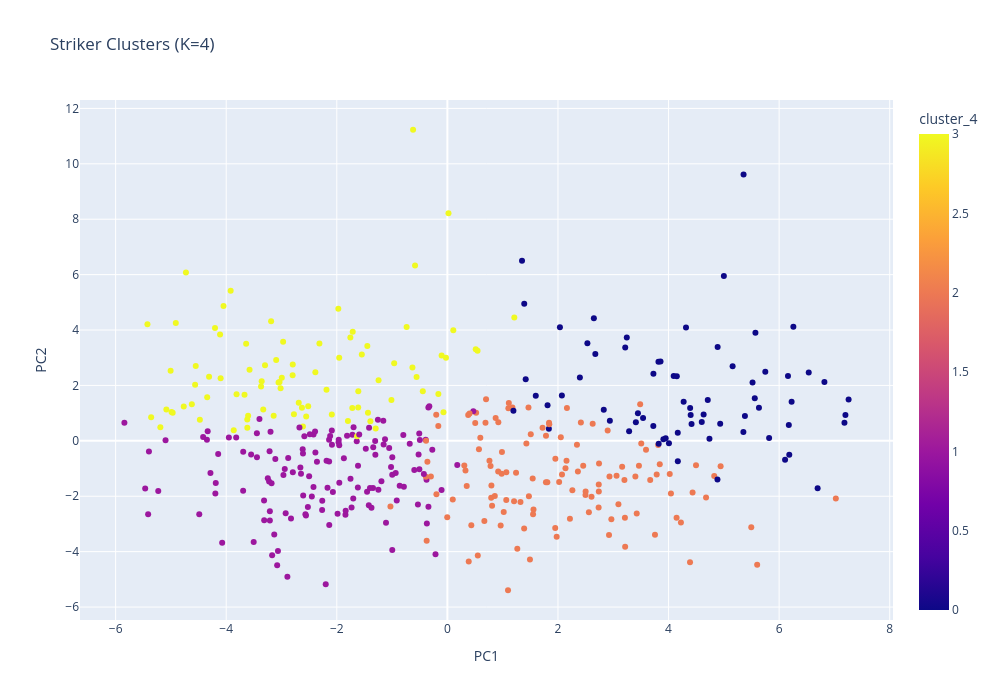

Source (notebook cell):
### Code cell
pca = PCA(n_components=2)

X_pca = pca.fit_transform(X_scaled)

df["PC1"] = X_pca[:,0]
df["PC2"] = X_pca[:,1]

fig = px.scatter(
    df,
    x="PC1",
    y="PC2",
    color="cluster_4",
    hover_name='player',         
    hover_data=['team',], 
    title="Striker Clusters (K=4)",
    width=1000,
    height=700
)

fig.show()

### Figure 1 — Plotly figure (JSON) as saved in the notebook; plotly's stock layout.template omitted (floating-point values rounded to 4 significant figures; data arrays with more than 128 entries replaced by an {"elided": "..."} marker saying what was removed)
{"data": [{"customdata": {"elided": "414x1 str values"}, "hovertemplate": "<b>%{hovertext}</b><br><br>PC1=%{x}<br>PC2=%{y}<br>team=%{customdata[0]}<br>cluster_4=%{marker.color}<extra></extra>", "hovertext": {"elided": "414 str values"}, "legendgroup": "", "marker": {"color": {"elided": "414 int values"}, "coloraxis": "coloraxis", "symbol": "circle"}, "mode": "markers", "name": "", "orientation": "v", "showlegend": false, "type": "scatter", "x": {"elided": "414 float values"}, "xaxis": "x", "y": {"elided": "414 float values"}, "yaxis": "y"}], "layout": {"coloraxis": {"colorbar": {"title": {"text": "cluster_4"}}, "colorscale": [[0, "#0d0887"], [0.1111, "#46039f"], [0.2222, "#7201a8"], [0.3333, "#9c179e"], [0.4444, "#bd3786"], [0.5556, "#d8576b"], [0.6667, "#ed7953"], [0.7778, "#fb9f3a"], [0.8889, "#fdca26"], [1, "#f0f921"]]}, "height": 700, "legend": {"tracegroupgap": 0}, "title": {"text": "Striker Clusters (K=4)"}, "width": 1000, "xaxis": {"anchor": "y", "domain": [0, 1], "title": {"text": "PC1"}}, "yaxis": {"anchor": "x", "domain": [0, 1], "title": {"text": "PC2"}}}}
